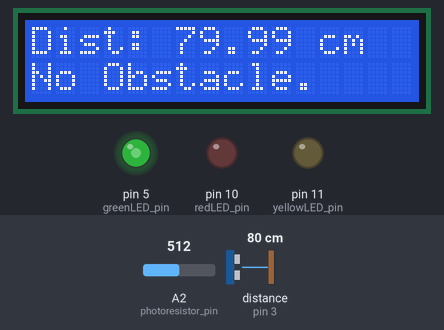
Bench run of a sketch on a simulated Arduino Uno, built with avr-gcc and run on an emulated ATmega328P. On the bench: 16×2 character LCD, output pins drawn as LEDs (lit = HIGH). Wiring (inferred from the names in the program): ultrasonic range finder: trigger pin 4; echo pin 3. Dashed ring = blinking. Inputs (shaded band) come from the test bench; at power-on: distance to the obstacle (sensor on pin 3) 80 cm, A2 (photoresistor_pin) = 512. The echo pulse lasts 58.3 µs per cm; pins used as bus, display or sensor lines are not drawn.

Above: at 1.98 s.
2.3 s: distance to the obstacle (sensor on pin 3) set to 17 cm
At 3.46 s:
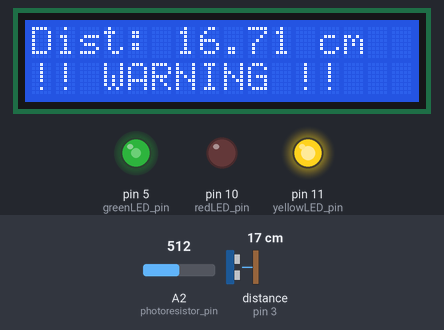
3.9 s: distance to the obstacle (sensor on pin 3) set to 13 cm
At 4.15 s:
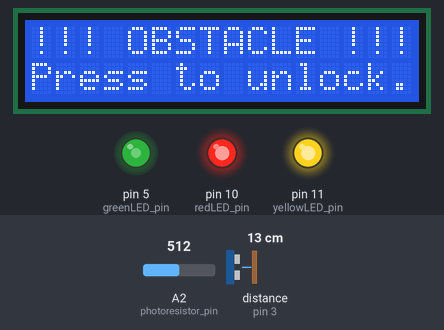
5.8 s: A2 (photoresistor_pin) set to 390
At 5.95 s:
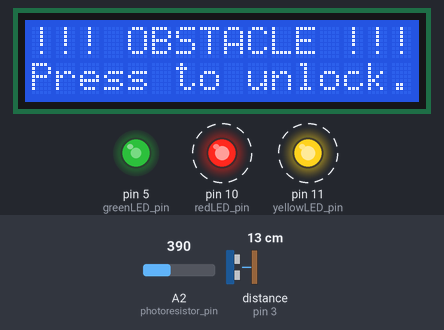
7.6 s: A2 (photoresistor_pin) set to 122
At 7.75 s:
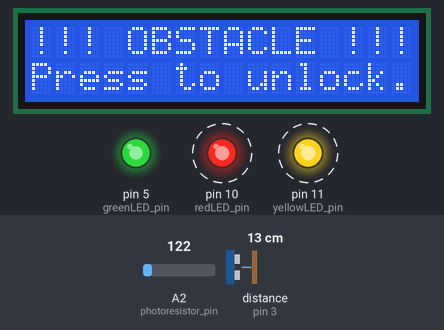
9.4 s: A2 (photoresistor_pin) set to 900
At 9.55 s:
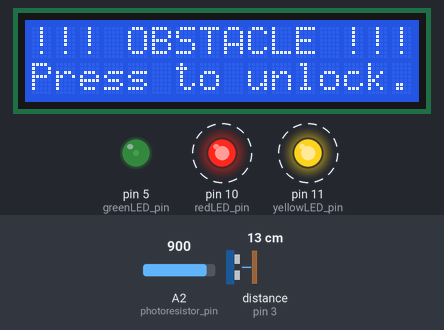
11.2 s: A2 (photoresistor_pin) set to 1023
At 11.35 s:
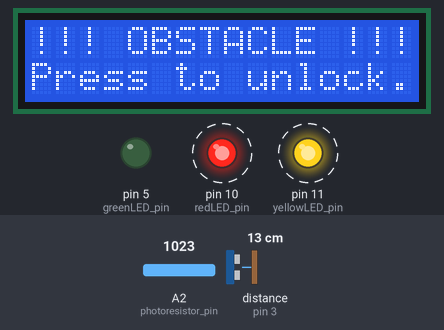
Timing chart, 0 to 14.0 s (numbered marks = the images above; inputs shaded):
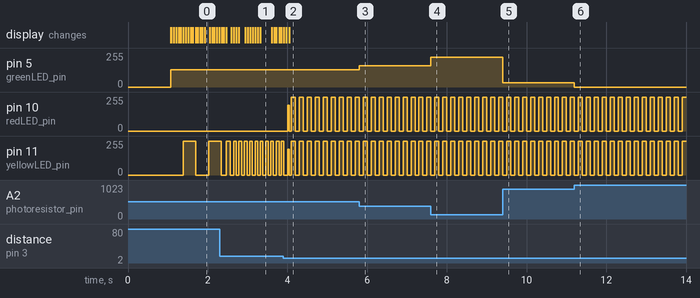

Measured:
- the behaviour switches between 16 and 15 cm on distance to the obstacle (sensor on pin 3) (found by bisection; images 1 and 2)
- after the input at 2.3 s, the display: first changes after 0.05 s (image 1 shows a later state)
- after the input at 3.9 s, pin 10 (redLED_pin): 0/255 → 193/255 after 0.11 s, then moves between 0/255 and 255/255, repeating every 0.20 s
- after the input at 5.8 s, pin 5 (greenLED_pin): 128/255 → 158/255 at once
- after the input at 7.6 s, pin 5 (greenLED_pin): 158/255 → 225/255 at once
- after the input at 9.4 s, pin 5 (greenLED_pin): 225/255 → 31/255 at once
- after the input at 11.2 s, pin 5 (greenLED_pin): 31/255 → 0/255 at once
- by itself, pin 11 (yellowLED_pin): alternates 255/255 for 0.10 s and 0/255 for 0.10 s

The sketch:

interactive-obstacle-detector.ino
```cpp
//library inclusions
#include <LiquidCrystal.h>
#include <IRremote.h>
#include <EEPROM.h>

// led pins
#define redLED_pin 10
#define yellowLED_pin 11
#define greenLED_pin 5

// yellow led variables
unsigned long lastYellowLEDBlink = 0;
unsigned long yellowLEDDelay = 500;
int yellowLEDState = LOW;

// red led variables
unsigned long lastRedLEDBlink = 0;
unsigned long redLEDDelay = 100;
int redLEDState = LOW;

// lock & warning varables
double lockDistance = 15.0;
bool isLocked = false;
double warningDistance = 60.0;

// photoresistor pin
#define photoresistor_pin A2

// photoresistor variables
unsigned long lastReadLuminosity = 0;
unsigned long readLuminosityDelay = 100;

// lcd pins
#define lcd_rs_pin 9
#define lcd_e_pin 8
#define lcd_d4_pin 7
#define lcd_d5_pin 6
#define lcd_d6_pin A0
#define lcd_d7_pin A1

// lcd setup
LiquidCrystal lcd(lcd_rs_pin, lcd_e_pin, lcd_d4_pin,
                  lcd_d5_pin, lcd_d6_pin, lcd_d7_pin);

// lcd mode variables
#define lcd_mode_distance 0
#define lcd_mode_settings 1
#define lcd_mode_luminosity 2
int lcdMode = lcd_mode_distance;

// ir pin
#define ir_receiver_pin A3

// ir variables
#define ir_button_play 64
#define ir_button_off 69
#define ir_button_eq 25
#define ir_button_up 9
#define ir_button_down 7

// unit variables
#define distance_unit_cm 0
#define distance_unit_in 1
#define cm_to_in 0.393701
int distanceUnit = distance_unit_cm;

// eeprom address
#define eeprom_address_distance_unit 50

// ultrasonic sensor pins
#define trig_pin 4
#define echo_pin 3

// ultrasonic sensor variables
unsigned long lastUltrasonicTrig = 0;
unsigned long ultrasonicTrigDelay = 60;
volatile unsigned long pulseInBegin = 0;
volatile unsigned long pulseInEnd = 0;
volatile bool newDistanceAvailable = false;
double previousDistance = 400;

// toggles yellow led
void toggleYellowLED() {
  yellowLEDState = (yellowLEDState == HIGH) ? LOW : HIGH;
  digitalWrite(yellowLED_pin, yellowLEDState);
}

/* uses ultrasonic distance to determine yellow led blink rate and
if distance lower than blink rate defaults to 30 */
void setYellowLEDBlinkRateFromDistance(double distance) {
    yellowLEDDelay = distance * 4;
    if (yellowLEDDelay < 30) yellowLEDDelay = 30;
}

// toggles red led
void toggleRedLED() {
  redLEDState = (redLEDState == HIGH) ? LOW : HIGH;
  digitalWrite(redLED_pin, redLEDState);
}

// locks program
void lock() {
  if (!isLocked) {
    isLocked = true;
    yellowLEDState = LOW;
    redLEDState = LOW;
  }
}

// unlocks the program
void unlock() {
  if (isLocked) {
    isLocked = false;
    redLEDState = LOW;
    digitalWrite(redLED_pin, redLEDState);
    lcdMode = lcd_mode_distance;
    lcd.clear();
    }
}

// prints distance & messages to user on lcd
void printDistanceOnLCD(double distance) {
  if (isLocked) { // only runs is program is currently locked
    lcd.setCursor(0,0);
    lcd.print("!!! OBSTACLE !!!         ");
    lcd.setCursor(0,1);
    lcd.print("Press to unlock.         ");
  }
  else if (lcdMode == lcd_mode_distance) { // runs all the time unless program is locked
    lcd.setCursor(0,0);
    lcd.print("Dist: ");
    if (distanceUnit == distance_unit_in) {
      lcd.print(distance * cm_to_in);
      lcd.print(" in      ");
    }
    else {
    lcd.print(distance);
    lcd.print(" cm        ");
    }
    lcd.setCursor(0,1);
    if (distance > warningDistance) { // checks if distance is too close
      lcd.print("No Obstacle.           ");
    }
    else {
      lcd.print("!! WARNING !!          ");
    }
  }
}

/* toggling up & down lcd distance interface, lcd settings interface,
and lcd luminosity interface depending on the boolean's state*/
void toggleLCDScreen(bool next) {
  switch (lcdMode) {
    case lcd_mode_distance: {
      lcdMode = (next) ? lcd_mode_settings : lcd_mode_luminosity;
      break;
    }
    case lcd_mode_settings: {
      lcdMode = (next) ? lcd_mode_luminosity : lcd_mode_distance;
      break;
    }
    case lcd_mode_luminosity: {
      lcdMode = (next) ? lcd_mode_distance : lcd_mode_settings;
      break;
    }
    default: {
      lcdMode = lcd_mode_distance;
    }
  }

  lcd.clear(); // clears screen when you switch to different interface

  if (lcdMode == lcd_mode_settings) { // only does this on settings interface
    lcd.setCursor(0,0);
    lcd.print("Press OFF to         ");
    lcd.setCursor(0,1);
    lcd.print("reset settings.      ");
  }
}

// resets the changable settings back to their default
void resetSettingsToDefault() {
  if (lcdMode == lcd_mode_settings) {
    distanceUnit = distance_unit_cm;
    EEPROM.write(eeprom_address_distance_unit, distanceUnit); // reverts back to cm in the memory since that is default
    lcd.clear();
    lcd.setCursor(0,0);
    lcd.print("Settings have       ");
    lcd.setCursor(0,1);
    lcd.print("been reset.         ");
  }
}

// toggling between cm and in units & storing into eeprom
void toggleDistanceUnit() {
  if (distanceUnit == distance_unit_cm) {
    distanceUnit = distance_unit_in;
  }
  else {
    distanceUnit = distance_unit_cm;
  }
  EEPROM.write(eeprom_address_distance_unit, distanceUnit); // stores current distance unit in memory
}

// tells program what to do when each button is clicked on the ir remote
void handleIRcommand(long command) {
  switch (command) {
    case ir_button_play: {
      unlock();
      break;
    }
    case ir_button_off: {
      resetSettingsToDefault();
      break;
    }
    case ir_button_eq: {
      toggleDistanceUnit();
      break;
    }
    case ir_button_up: {
      toggleLCDScreen(true);
      break;
    }
    case ir_button_down: {
      toggleLCDScreen(false);
      break;
    }
    default: {

    }
  }
}

// triggers ultrasonic sensor
void trigUltrasonicSensor() {
  digitalWrite(trig_pin, LOW);
  delayMicroseconds(2);
  digitalWrite(trig_pin, HIGH);
  delayMicroseconds(10);
  digitalWrite(trig_pin, LOW);
}

// echo interrupt catches time, start & end
void echoPinInterrupt() {
  if (digitalRead(echo_pin) == HIGH) {
    pulseInBegin = micros();
  }
  else {
    pulseInEnd = micros();
    newDistanceAvailable = true;
  }
}

// computes & returns distance measured by ultrasonic sensor
double getUltrasonicDistance() {
  double durationMicros = pulseInEnd - pulseInBegin;
  double distance = durationMicros / 58.0; // centimeters

  if (distance >= 400) { // only runs is distance captured is greater than max distance
    return previousDistance;
  }
  distance = previousDistance * 0.60 + distance * 0.40;
  previousDistance = distance;

  return distance;
}

/* maps the inverse brightness from luminosity gathered by
photoresistor and outputs that to the green led: the darker the
room the brighter the led, the brighter the room the darker the led*/
void setGreenLEDFromLuminosity(int luminosity) {
  int brightness = map(luminosity, 0, 1023, 255, 0);
  analogWrite(greenLED_pin, brightness);
}

// displays luminosity onto luminosity interface as long as program isn't locked
void printLuminosityOnLCD(int luminosity) {
  if ((!isLocked) && (lcdMode == lcd_mode_luminosity)) {
    lcd.setCursor(0,0);
    lcd.print("Luminosity: ");
    lcd.print(luminosity);
    lcd.print("            ");
  }
}

void setup() {
  Serial.begin(115200);
  pinMode(yellowLED_pin, OUTPUT);
  pinMode(redLED_pin, OUTPUT);
  pinMode(greenLED_pin, OUTPUT);
  pinMode(trig_pin, OUTPUT);
  pinMode(echo_pin, INPUT);

  lcd.begin(16,2);
  lcd.print("Initializing...");
  delay(1000);
  lcd.clear();

  distanceUnit = EEPROM.read(eeprom_address_distance_unit);
  if (distanceUnit == 255) {
    distanceUnit = distance_unit_cm;
  }

  IrReceiver.begin(ir_receiver_pin);

  attachInterrupt(digitalPinToInterrupt(echo_pin),
                                        echoPinInterrupt,
                                        CHANGE);
}

void loop() {
  unsigned long timeNow = millis();

  if (isLocked) { // only runs when program locked
    if (timeNow - lastRedLEDBlink >= redLEDDelay) {
      lastRedLEDBlink += redLEDDelay;
      toggleRedLED(); // toggles red led every 200 ms
      toggleYellowLED(); // toggles yellow led every 200 ms
    }
  }
  else {
    // every 500ms yellow led blinks
    if (timeNow - lastYellowLEDBlink >= yellowLEDDelay) {
      lastYellowLEDBlink += yellowLEDDelay;
      toggleYellowLED();
    }
  }

  if (IrReceiver.decode()) {
    IrReceiver.resume();
    long command = IrReceiver.decodedIRData.command;
    handleIRcommand(command);
  }

  // calls the ultrasonic sensor trigger function every 60ms
  if (timeNow - lastUltrasonicTrig >= ultrasonicTrigDelay) {
    lastUltrasonicTrig += ultrasonicTrigDelay;
    trigUltrasonicSensor();
  }

  /* calls the function which sets the blink rate for the yellow
  led, checks whether the program should be locked or not */
  if (newDistanceAvailable) {
    newDistanceAvailable = false;
    double distance = getUltrasonicDistance();
    setYellowLEDBlinkRateFromDistance(distance);
    printDistanceOnLCD(distance);
    if (distance < lockDistance) { // program locks if distance falls within the lock distance
      lock();
    }
  }

  if (timeNow - lastReadLuminosity >= readLuminosityDelay) {
    lastReadLuminosity += readLuminosityDelay;
    int luminosity = analogRead(photoresistor_pin);
    setGreenLEDFromLuminosity(luminosity);
    printLuminosityOnLCD(luminosity);
  }
}
```
